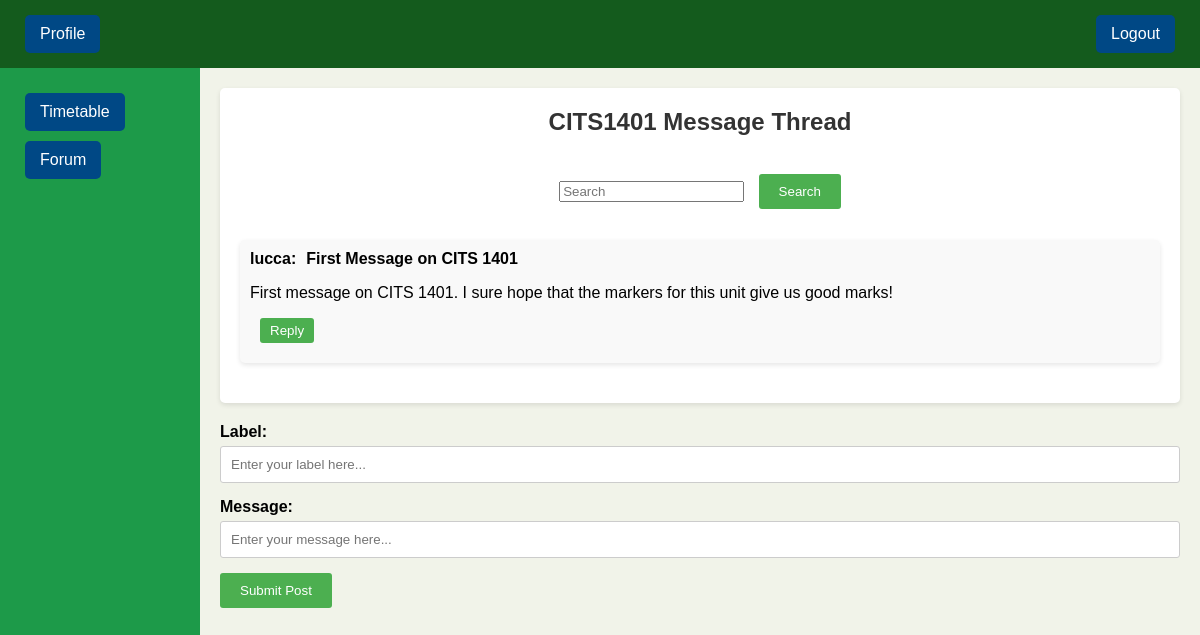
The app's page /message_board?class_id=CITS1401 (signed in) with its own data.
### src/models.py (models this page shows, shortened)
class Message(db.Model):
    id = db.Column(db.Integer, primary_key=True)
    user_id = db.Column(db.Integer, db.ForeignKey('user.id'), nullable=False)
    content = db.Column(db.Text, nullable=False)
    timestamp = db.Column(db.DateTime, index=True, default=datetime.utcnow)
    parent_id = db.Column(db.Integer, db.ForeignKey(
        'message.id'), nullable=True)
    image_url = db.Column(db.String, nullable=True)
    label = db.Column(db.Text, nullable=False)
    unit_id = db.Column(db.Integer, db.ForeignKey('units.unit_id'))
    user = db.relationship('User', backref='messages')
    replies = db.relationship('Message', backref=db.backref(
        'parent', remote_side=[id]), lazy='dynamic')

class User(db.Model, UserMixin):
    id = db.Column(db.Integer, primary_key=True)
    username = db.Column(db.String(20), unique=True, nullable=False)
    password = db.Column(db.String(60), nullable=False)
    email = db.Column(db.String(120), unique=True, nullable=True)
    role = db.Column(db.String(20), nullable=False)
    email_verified = db.Column(db.Boolean, nullable=False, default=False)

### src/routes.py (the view)
@main.route('/message_board')
@login_required
def message_board():
    class_id = request.args.get('class_id')
    if not class_id:
        return "Class ID is required", 400
    messages = Message.query.filter_by(unit_id=class_id).all()
    return render_template('message_board.html', messages=messages, class_id=class_id, current_user=current_user)

### webforms.py
class searchForm(FlaskForm):
    searched = StringField('searched', validators=[DataRequired()])
    submit = SubmitField('Submit')

### src/__init__.py (called while the page is built)
@login_manager.user_loader
def load_user(id):
    from src.models import User, Message
    return User.query.get(int(id))

### src/routes.py (called while the page is built)
@main.context_processor
def base():
    form = searchForm()
    return dict(form=form)

### src/templates/message_board.html (shortened to what this page needs)
{% extends "base_user.html" %}
{% block content %}
    </head>
    <body>
        <div id="message-board">
            <h2><span id="unitCode">{{ class_id }}</span> Message Thread</h2>
            <br/>
            <div class="container-search" id="searchbar">
                <form method="POST" action="{{ url_for('main.search')}}" class="d-flex">
                    <input class="form-control me-2" type="search" placeholder="Search"
                    aria-label="Search" name="searched">
                    <button class="btn btn-success" type="submit">Search</button>
                </form>
            </div>
            <ul id="messages">
                {% for message in messages %}
                    {% if message.parent_id == None %}
                        <li data-message-id="{{ message.id }}" class="message-item">
                            <div class="message-header">
                                <span class="message-user">{{ message.user.username }}:</span>
                                <span class="message-label">{{ message.label }}</span>
                            </div>
                            <div class="message-body">
                                <p>{{ message.content }}</p>
                                <button class="reply-btn" data-message-id="{{ message.id }}">Reply</button>
                            </div>
                        </li>
                    {% endif %}
                {% endfor %}
            </ul>
        </div>
        <form id="message-board-form">
            <div class="form-group">
                <label for="message-label-input">Label:</label>
                <input type="text" id="message-label-input" name="message_label" placeholder="Enter your label here..." required>
            </div>
            <div class="form-group">
                <label for="message-board-input">Message:</label>
                <input type="text" id="message-board-input" placeholder="Enter your message here...">
            </div>
            <button type="submit">Submit Post</button>
        </form>
    </body>
</html>
{% endblock %}

### src/static/user.css (style rules this page uses)
body, html { margin: 0; padding: 0; height: 100%; font-family: Arial, sans-serif; }
.form-group { margin-bottom: 10px; }
.form-group label, .form-group input { display: block; }
.form-group input { width: 100%; box-sizing: border-box; }

### src/templates/message_board.html (style rules this page uses)
#message-board { margin: 0 auto; background-color: #fff; padding: 20px; border-radius: 5px; box-shadow: 0 2px 5px rgba(0, 0, 0, 0.1); }
h2 { text-align: center; margin-top: 0; color: #333; }
#messages { list-style-type: none; padding: 0; }
#messages li { margin-bottom: 20px; padding: 10px; background-color: #f9f9f9; border-radius: 5px; box-shadow: 0 2px 5px rgba(0, 0, 0, 0.1); }
.reply-btn, .delete-btn, .btn-success { padding: 5px 10px; background-color: #4CAF50; color: #fff; border: none; border-radius: 3px; cursor: pointer; margin-left: 10px; }
#message-board-form { margin-top: 20px; }
.form-group { margin-bottom: 15px; }
label { display: block; margin-bottom: 5px; font-weight: bold; }
input[type="text"] { width: 100%; padding: 10px; border: 1px solid #ccc; border-radius: 3px; box-sizing: border-box; }
button[type="submit"] { padding: 10px 20px; background-color: #4CAF50; color: #fff; border: none; border-radius: 3px; cursor: pointer; }
#message-board { margin-top: 0px; }
.container-search { text-align: center; margin-top: 0; color: #333; border-color: #333; border-radius: 10px; padding-bottom: 15px; }
.message-header { display: flex; justify-content: start; align-items: center; font-weight: bold; }
.message-user, .message-label { margin-right: 10px; font-weight: bold; font-size: 1rem; }

### records on screen
Message: unit "CITS1401", user.username "lucca", label "First Message on CITS 1401", content "First message on CITS 1401. I sure hope that the markers for this unit give us good marks!"
